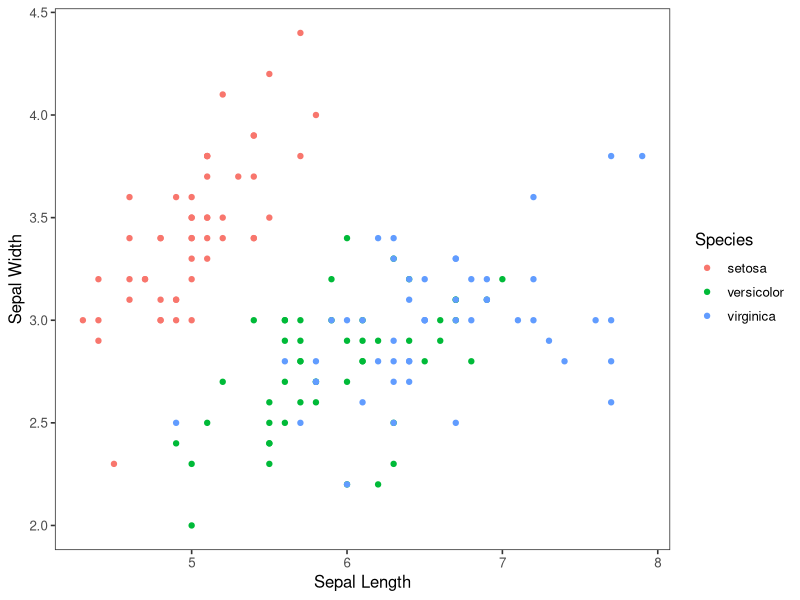

Recreate this plot in R.
## ---- chunk 1
knitr::opts_chunk$set(echo = TRUE)
library(dplyr)
## ---- chunk 2
# notes ----
# This is a demonstration of how scripts should be setup 
# Author: Ben Williams
# contact: ben.williams@alaska.gov
# Last edited: 2017-7-7

# load ----  
library(tidyverse)  
theme_set(theme_bw(base_size=12)+ 
  theme(panel.grid.major = element_blank(),
  panel.grid.minor = element_blank()))  

# data ----  
# typically this would be read_csv("data/iris.csv")  
# but the iris dataset is built in  

# change names
names(iris) <- c('sepal.length', 'sepal.width', 'petal.length', 'petal.width', 'Species') 
glimpse(iris)

# eda ----

ggplot(iris, aes(sepal.length, sepal.width, color=Species)) + geom_point() +
	ylab('Sepal Width') + xlab('Sepal Length')
## ---- chunk 3
sessionInfo()
